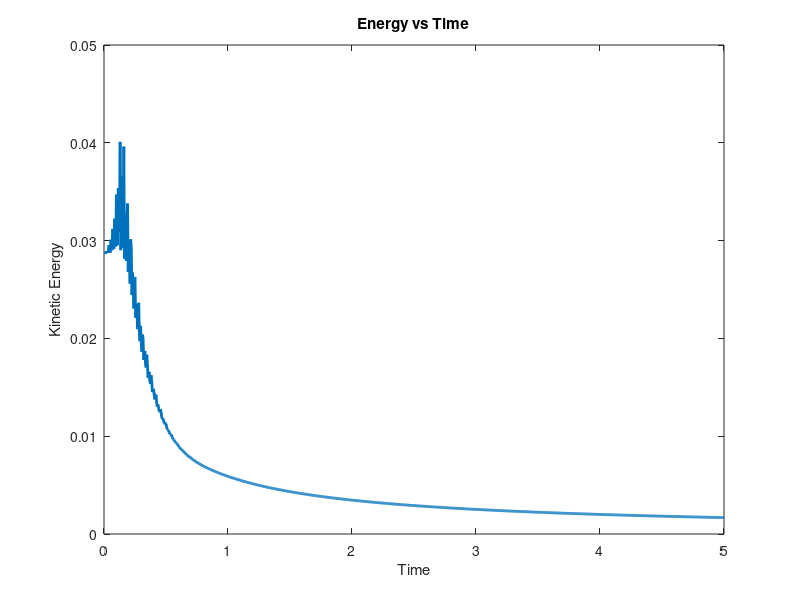

Recreate this plot in MATLAB. (Note: this script raises an error after producing the figure.)
% RANS (Reynolds-Averaged Navier-Stokes) using Boussinesq approximation
% Finite Differential Method for 2D incompressible flow
clear; clc; close all

% Grid setup
Lx = 1; Ly = 1;
nx = 64; ny = 64;
dx = Lx / nx; dy = Ly / ny;
x = linspace(0, Lx, nx); y = linspace(0, Ly, ny);
[X, Y] = meshgrid(x, y);

% Parameters
dt = 0.005;
tmax = 5;
nt = round(tmax / dt);
nu = 1e-3;
Cmu = 0.09;

% 初值、小涡
u = zeros(ny, nx);
v = zeros(ny, nx);
radius = 0.1;
mask = (X - 0.5).^2 + (Y - 0.5).^2 < radius^2;
u(mask) = 1;
v(mask) = -1;

% 湍流粘性场
k = 1e-2 * ones(ny, nx);
eps = 1e-2 * ones(ny, nx);
nu_t = Cmu * k.^2 ./ eps; % Boussinesq
total_nu = nu + nu_t;

% For storing energy
times = zeros(nt,1);
energy = zeros(nt,1);

for it = 1:nt
    % nu_t = Cmu * k.^2 ./ eps;
    % total_nu = nu + nu_t;

    % Laplacian
    uxx = (circshift(u, [0, -1]) - 2*u + circshift(u, [0, 1])) / dx^2;
    uyy = (circshift(u, [-1, 0]) - 2*u + circshift(u, [1, 0])) / dy^2;
    vxx = (circshift(v, [0, -1]) - 2*v + circshift(v, [0, 1])) / dx^2;
    vyy = (circshift(v, [-1, 0]) - 2*v + circshift(v, [1, 0])) / dy^2;

    % Differential
    ux = (circshift(u, [0, -1]) - circshift(u, [0, 1])) / (2*dx);
    uy = (circshift(u, [-1, 0]) - circshift(u, [1, 0])) / (2*dy);
    vx = (circshift(v, [0, -1]) - circshift(v, [0, 1])) / (2*dx);
    vy = (circshift(v, [-1, 0]) - circshift(v, [1, 0])) / (2*dy);

    adv_u = u .* ux + v .* uy;
    adv_v = u .* vx + v .* vy;

    u_diff = total_nu .* (uxx + uyy);
    v_diff = total_nu .* (vxx + vyy);

    % 迭代
    u = u + dt * (-adv_u + u_diff);
    v = v + dt * (-adv_v + v_diff);

    % 时间戳、能量
    times(it) = it * dt;
    energy(it) = sum(sum(0.5 * (u.^2 + v.^2))) * dx * dy;

    % 能量可视化
    if mod(it, round(nt/5)) == 0 || it == 1%绘制5次，每次更新前置
        plot(times(1:it), energy(1:it), 'LineWidth', 2);
        xlabel('Time'); ylabel('Kinetic Energy');
        title('Energy vs Time');
        drawnow;
    end
end

% 局部放大
zp = BaseZoom();
zp.run;